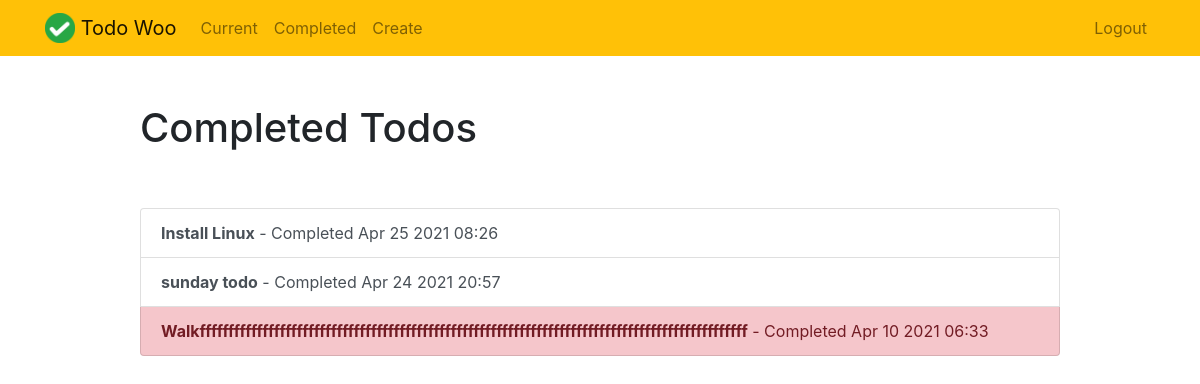
The app's page /completed/ (signed in) with its own data.
### todo/models.py (models this page shows, shortened)
class Todo(models.Model):
    title = models.CharField(max_length=100)
    memo = models.TextField(blank=True)
    created = models.DateTimeField(auto_now_add=True)
    important = models.BooleanField(default=False)
    dueTime = models.DateTimeField(null=True, blank=True)
    dateCompleted = models.DateTimeField(null=True, blank=True)
    user = models.ForeignKey(User, on_delete=models.CASCADE)

### todo/views.py (the view)
# urls.py: path('completed/', views.completedtodos, name='completedtodos'),
@login_required()
def completedtodos(request):
    todos = Todo.objects.filter(user=request.user, dateCompleted__isnull=False).order_by('-dateCompleted')
    return render(request, 'todo/completed.html', {'todos': todos})

### todo/templates/todo/completed.html
{% extends "todo/base.html" %}
{% block content %}
    <div class="row justify-content-center mt-5">
        <div class="col-md-10">
            <h1>Completed Todos</h1>
        </div>
    </div>
    <div class="row justify-content-center mt-5">
        <div class="col-md-10">
            <div class="list-group">
                {% for todo in todos %}
                    <a href="{% url 'viewtodo' todo.id %}" class="list-group-item list-group-item-action{% if todo.important %} list-group-item-danger{% endif %}"><b>{{ todo.title }}</b> - Completed {{ todo.dateCompleted|date:'M j Y H:i' }}</a>
                {% endfor %}
            </div>
        </div>
    </div>
{% endblock %}

### records on screen
Todo: title "Install Linux", dateCompleted "Apr 25 2021 08:26"
Todo: title "sunday todo", dateCompleted "Apr 24 2021 20:57"
Todo: title "Walkffffffffffffffffffffffffffffffffffffffffffffffffffffffffffffffffffffffffffffffffffffffffffffffff", dateCompleted "Apr 10 2021 06:33"
